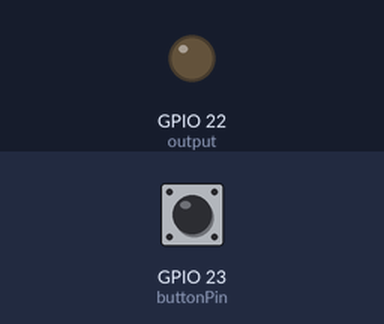
Bench run of a sketch on a simulated ESP8266 (NodeMCU). Shown: output pins drawn as LEDs (lit = HIGH). Inputs (shaded band) come from the test bench; at power-on: GPIO 23 (buttonPin) LOW. WiFi joins after 1.5 s; servers stay silent unless stated; what the sketch prints to the serial monitor is not drawn.

Above: at 3.2 s.
3.3 s: GPIO 23 (buttonPin) pulled HIGH for 0.15 s
At 4.0 s:
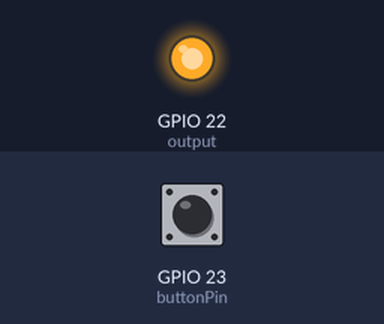
6.4 s: GPIO 23 (buttonPin) pulled HIGH for 1 s
At 7.6 s:
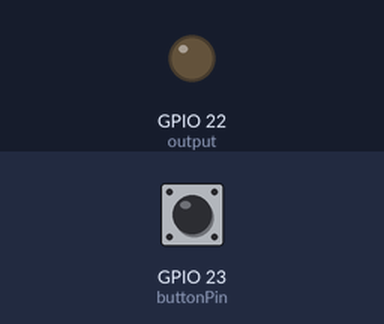
8.9 s: GPIO 23 (buttonPin) pulled HIGH for 3.2 s
At 9.5 s:
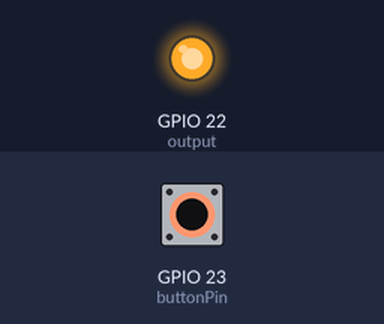
Timing chart, 0 to 11.9 s (numbered marks = the images above; inputs shaded):
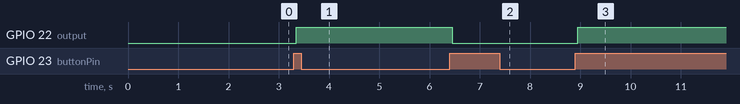

Measured:
- after the input at 3.3 s, GPIO 22 (output): LOW → HIGH after 0.05 s
- after the input at 6.4 s, GPIO 22 (output): HIGH → LOW after 0.05 s
- after the input at 8.9 s, GPIO 22 (output): LOW → HIGH after 0.05 s

The sketch:

sketch_feb23a.ino
```cpp
#ifdef ESP32 //esp 32면 사용
  #include <WiFi.h>
  #include <AsyncTCP.h>
#else //아니면 8226 사용
  #include <ESP8266WiFi.h>
  #include <ESPAsyncTCP.h>
#endif
#include <ESPAsyncWebServer.h>

const char* ssid = "5층";  //사용할 와이파이 비번
const char* password = "48864886";

const char* PARAM_INPUT_1 = "state";

const int output = 22;
const int buttonPin = 23;

int ledState = LOW; // LED 기본 상태 (꺼짐)
int buttonState; // 버튼 상태
int lastButtonState = LOW; // 버튼을 눌렀을때 저장

unsigned long lastDebounceTime = 0; //바뀐 시간을 기록하는 변수
unsigned long debounceDelay = 50; // 최소 대기 시간 0.05초

AsyncWebServer server(80); //웹 서버 동작

const char index_html[] PROGMEM = R"rawliteral(
<!DOCTYPE HTML><html>
<head>
  <title>ESP Web Server</title>
  <meta name="viewport" content="width=device-width, initial-scale=1">
  <style>
    html {font-family: Arial; display: inline-block; text-align: center;}
    h2 {font-size: 3.0rem;}
    p {font-size: 3.0rem;}
    body {max-width: 600px; margin:0px auto; padding-bottom: 25px;}
    .switch {position: relative; display: inline-block; width: 120px; height: 68px}
    .switch input {display: none}
    .slider {position: absolute; top: 0; left: 0; right: 0; bottom: 0; background-color: #ccc; border-radius: 34px}
    .slider:before {position: absolute; content: ""; height: 52px; width: 52px; left: 8px; bottom: 8px; background-color: #fff; -webkit-transition: .4s; transition: .4s; border-radius: 68px}
    input:checked+.slider {background-color: #2196F3}
    input:checked+.slider:before {-webkit-transform: translateX(52px); -ms-transform: translateX(52px); transform: translateX(52px)}
  </style>
</head>
<body>
  <h2>ESP Web Server</h2>
  %BUTTONPLACEHOLDER%
<script>function toggleCheckbox(element) {
  var xhr = new XMLHttpRequest();
  if(element.checked){ xhr.open("GET", "/update?state=1", true); }
  else { xhr.open("GET", "/update?state=0", true); }
  xhr.send();
}
setInterval(function ( ) {
  var xhttp = new XMLHttpRequest();
  xhttp.onreadystatechange = function() {
    if (this.readyState == 4 && this.status == 200) {
      var inputChecked;
      var outputStateM;
      if( this.responseText == 1){
        inputChecked = true;
        outputStateM = "On";
      }
      else {
        inputChecked = false;
        outputStateM = "Off";
      }
      document.getElementById("output").checked = inputChecked;
      document.getElementById("outputState").innerHTML = outputStateM;
    }
  };
  xhttp.open("GET", "/state", true);
  xhttp.send();
}, 1000 ) ;
</script>
</body>
</html>
)rawliteral";

String processor(const String& var){
  if(var == "BUTTONPLACEHOLDER"){
    String buttons ="";
    // LED 상태 저장하는 역할
    String outputStateValue = outputState();
    buttons+= "<h4>Output - GPIO 2 - State <span id=\"outputState\"></span></h4><label class=\"switch\"><input type=\"checkbox\" onchange=\"toggleCheckbox(this)\" id=\"output\" " + outputStateValue + "><span class=\"slider\"></span></label>";
    return buttons;
  }
// 빈 문자열 반환
  return String();
}

String outputState(){
  if(digitalRead(output)){
    return "checked";
  }
  else {
    return "";
  }
  return "";
}

void setup(){
  Serial.begin(115200); //ESP32 컴퓨터 사이 시리얼 통신 속도

  pinMode(output, OUTPUT); //핀 초기화
  digitalWrite(output, LOW);
  pinMode(buttonPin, INPUT);

  WiFi.begin(ssid, password);
  while (WiFi.status() != WL_CONNECTED) { //와이파이가 연결될 때까지
    delay(1000);                          //1초 간격으로 출력
    Serial.println("Connecting to WiFi..");
  }

  Serial.println(WiFi.localIP()); //연결 성공시 IP주소 출력

  server.on("/", HTTP_GET, [](AsyncWebServerRequest *request){
    request->send(200, "text/html", index_html, processor);
  });

  server.on("/update", HTTP_GET, [] (AsyncWebServerRequest *request) {
    String inputMessage;
    if (request->hasParam(PARAM_INPUT_1)) {
      inputMessage = request->getParam(PARAM_INPUT_1)->value();
      digitalWrite(output, inputMessage.toInt());
      ledState = !ledState;
    }
    else {
      inputMessage = "No message sent";
    }
    Serial.println(inputMessage);
    request->send(200, "text/plain", "OK");
  });

  server.on("/state", HTTP_GET, [] (AsyncWebServerRequest *request) {
    request->send(200, "text/plain", String(digitalRead(output)).c_str());
  });
  server.begin();
}

void loop() {
  int reading = digitalRead(buttonPin);

  if (reading != lastButtonState) {
    lastDebounceTime = millis();
  }

  if ((millis() - lastDebounceTime) > debounceDelay) {
    if (reading != buttonState) {
      buttonState = reading;
      if (buttonState == HIGH) {
        ledState = !ledState;
      }
    }
  }

  digitalWrite(output, ledState);
  lastButtonState = reading;
}
```
